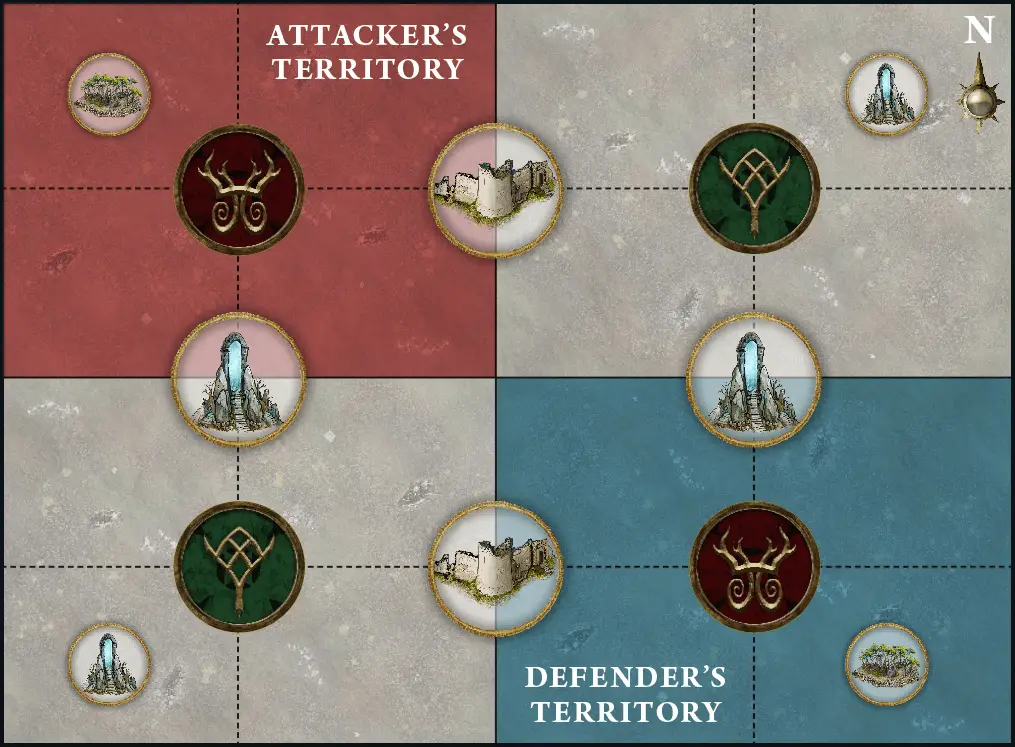
#> input picture assets/battle-plans/aos-passing-seasons.png, 1015 x 747 px, found by its file name
$ python analyze_colors.py
#> lines starting #> are read from the running program, lines starting #| are printed output that depends on the picture; after the words box and inside, x2 and y2 are one past the last pixel; in counts of white or black regions, pixels touching at a corner belong together
"""
Analyze color distribution in Wahapedia image to understand what objective markers actually look like.
"""
from PIL import Image
import numpy as np
from pathlib import Path
from collections import Counter

image_path = Path("assets/battle-plans/aos-passing-seasons.png")
img = Image.open(image_path)
#> img is the input picture: PIL image 1015x747 RGB; mean R, G, B 134.5, 125.8, 121
img_array = np.array(img)

print(f"Image: {image_path.name}")
print(f"Size: {img_array.shape}")
#| Size: (747, 1015, 3)

# Convert to RGB if needed
if len(img_array.shape) == 2:
    img_array = np.stack([img_array] * 3, axis=-1)
elif img_array.shape[2] == 4:  # RGBA
    img_array = img_array[:, :, :3]

# Sample some unique colors
height, width = img_array.shape[:2]

# Create color histogram (group similar colors)
colors = img_array.reshape(-1, 3)

# Quantize to reduce color space (group similar colors)
quantized = (colors // 16) * 16  # Group into 16-step bins

# Count unique colors
unique, counts = np.unique(quantized, axis=0, return_counts=True)
#> unique = 678 rows, first 8: [0, 0, 0], [0, 0, 16], [0, 0, 32], [0, 16, 0], [0, 16, 16], [0, 16, 32], [0, 32, 0], [0, 32, 16]; counts = 678 values, max 112029 at index 370, min 1 at index 13, mean 1118.3

# Sort by frequency
sorted_indices = np.argsort(counts)[::-1]
#> sorted_indices = 678 values, max 677 at index 25, min 0 at index 59, mean 338.5

print("\nTop 30 colors by frequency:")
print("Rank | Count    | R   G   B   | Hex     | Description")
print("-----|----------|-------------|---------|--------------------")
for i, idx in enumerate(sorted_indices[:30]):
    color = unique[idx]
    count = counts[idx]
    hex_color = '#{:02x}{:02x}{:02x}'.format(color[0], color[1], color[2])

    # Describe color
    r, g, b = color
    if r > 200 and g > 200 and b > 200:
        desc = "White/Light gray"
    elif r < 50 and g < 50 and b < 50:
        desc = "Black/Dark"
    elif r > g + 50 and r > b + 50:
        desc = "Red/Orange"
    elif g > r + 50 and g > b + 50:
        desc = "Green"
    elif b > r + 50 and b > g + 50:
        desc = "Blue"
    elif r > 150 and g > 150 and b < 100:
        desc = "Yellow/Gold"
    elif r > 100 and g > 50 and b < 50:
        desc = "Brown/Red-brown"
    else:
        desc = "Mixed/Gray"

    print(f"{i+1:4d} | {count:8d} | {r:3d} {g:3d} {b:3d} | {hex_color} | {desc}")
#> this loop made 30 passes
#> (idx, count, hex_color, r, g, b, desc) on passes 1 to 8: (370, 112029, '#904040', 144, 64, 64, 'Red/Orange'), (472, 87250, '#a0a090', 160, 160, 144, 'Mixed/Gray'), (136, 71563, '#407080', 64, 112, 128, 'Mixed/Gray'), (473, 58287, '#a0a0a0', 160, 160, 160, 'Mixed/Gray'), (530, 55960, '#b0a0a0', 176, 160, 160, 'Mixed/Gray'), (539, 55922, '#b0b0a0', 176, 176, 160, 'Mixed/Gray'), (135, 38613, '#407070', 64, 112, 112, 'Mixed/Gray'), (131, 22724, '#406070', 64, 96, 112, 'Mixed/Gray')
#> (printed output is left out)

# Look for specific color ranges that might be objectives
print("\n" + "="*70)
print("Analyzing potential objective marker colors:")
print("="*70)

# Try different color patterns
patterns = [
    ("Bright Yellow", lambda r,g,b: r > 200 and g > 150 and b < 100),
    ("Orange", lambda r,g,b: r > 180 and 100 < g < 180 and b < 100),
    ("Gold/Brown-Yellow", lambda r,g,b: 150 < r < 220 and 120 < g < 180 and 50 < b < 120),
    ("Red", lambda r,g,b: r > 150 and g < 100 and b < 100),
    ("Bright Green", lambda r,g,b: g > 150 and r < 120 and b < 120),
    ("Dark Green", lambda r,g,b: 50 < g < 150 and r < 100 and b < 100),
    ("Blue", lambda r,g,b: b > 150 and r < 120 and g < 120),
    ("Purple/Magenta", lambda r,g,b: r > 150 and b > 150 and g < 120),
]

for name, pattern_func in patterns:
    r = img_array[:, :, 0]
    g = img_array[:, :, 1]
    b = img_array[:, :, 2]

    # Vectorize the pattern check
    mask = np.vectorize(pattern_func)(r, g, b)
    count = np.sum(mask)

    if count > 0:
        print(f"{name:20s}: {count:7d} pixels")
#> this loop made 8 passes
#> (name, count) on passes 1 to 8: ('Bright Yellow', 9), ('Orange', 485), ('Gold/Brown-Yellow', 7794), ('Red', 58841), ('Bright Green', 0), ('Dark Green', 28125), ('Blue', 1), ('Purple/Magenta', 0)
#> (printed output is left out)
#> pass 1, `r = img_array[:, :, 0]`:
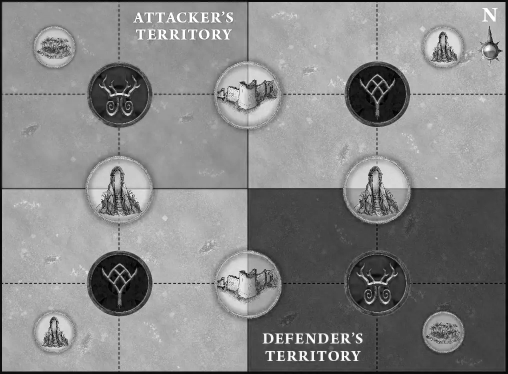
#> r: shape (747, 1015) (shown at 1/2 size); min 0, max 255, mean 134.5
#> pass 1, `g = img_array[:, :, 1]`:
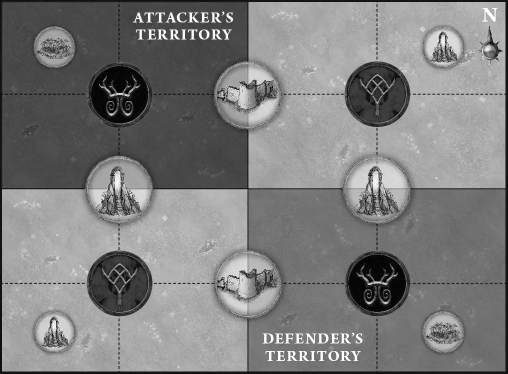
#> g: shape (747, 1015) (shown at 1/2 size); min 0, max 255, mean 125.8
#> pass 1, `b = img_array[:, :, 2]`:
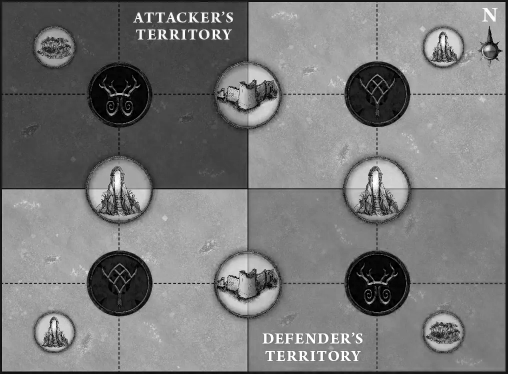
#> b: shape (747, 1015) (shown at 1/2 size); min 0, max 255, mean 121
#> pass 1, `mask = np.vectorize(pattern_func)(r, g, b)`:
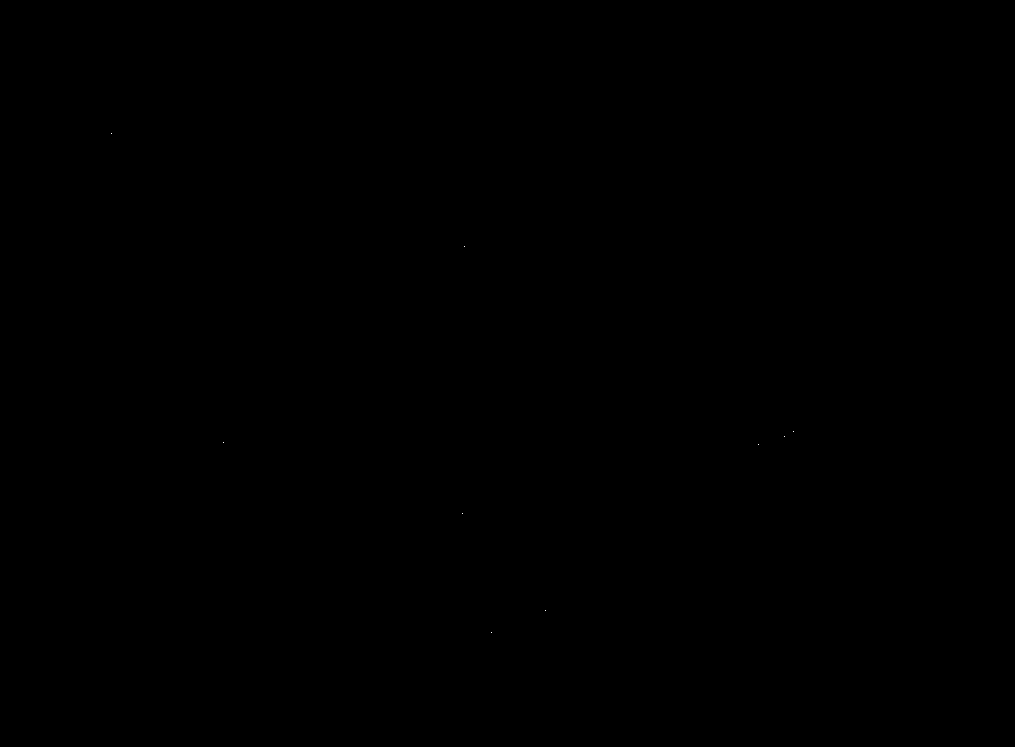
#> mask: shape (747, 1015) bool; 0% white in thin lines or dots, all inside (x1, y1, x2, y2) = (111, 133, 794, 633)

print("\nThis will help identify what color the objective markers actually are.")

$ run again, with assets/battle-plans/aos-bountiful-equinox.png copied over assets/battle-plans/aos-passing-seasons.png
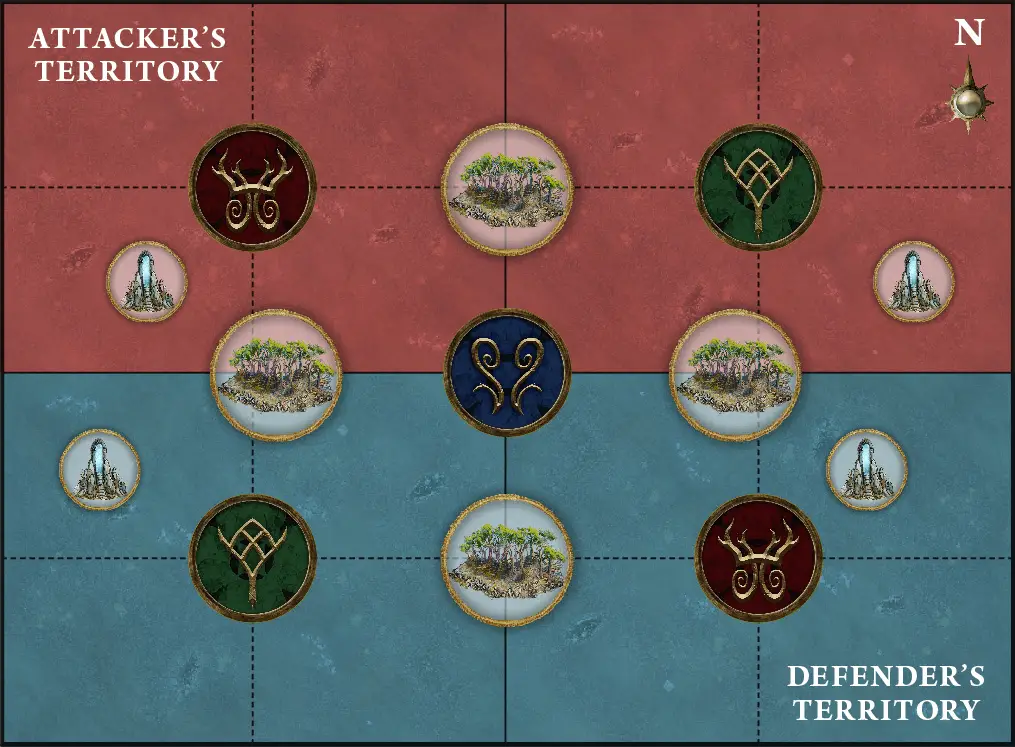
#> input picture assets/battle-plans/aos-bountiful-equinox.png, 1015 x 747 px, found by its file name
#> img is the input picture: PIL image 1015x747 RGB; mean R, G, B 106.4, 93, 93.3
#| Size: (747, 1015, 3)
#> unique = 752 rows, first 8: [0, 0, 0], [0, 0, 16], [0, 0, 32], [0, 0, 48], [0, 0, 64], [0, 16, 0], [0, 16, 16], [0, 16, 32]; counts = 752 values, max 229402 at index 425, min 1 at index 16, mean 1008.3
#> sorted_indices = 752 values, max 751 at index 17, min 0 at index 38, mean 375.5
#> the loop `for i, idx in enumerate(sorted_indices[:30]):` made 30 passes
#> (idx, count, hex_color, r, g, b, desc) on passes 1 to 8: (425, 229402, '#904040', 144, 64, 64, 'Red/Orange'), (164, 144547, '#407080', 64, 112, 128, 'Mixed/Gray'), (163, 76884, '#407070', 64, 112, 112, 'Mixed/Gray'), (158, 43517, '#406070', 64, 96, 112, 'Mixed/Gray'), (358, 29163, '#804040', 128, 64, 64, 'Red/Orange'), (114, 11093, '#306070', 48, 96, 112, 'Mixed/Gray'), (80, 8060, '#300000', 48, 0, 0, 'Black/Dark'), (357, 7414, '#804030', 128, 64, 48, 'Red/Orange')
#> (printed output is left out)
#> the loop `for name, pattern_func in patterns:` made 8 passes
#> (name, count) on passes 1 to 8: ('Bright Yellow', 5), ('Orange', 533), ('Gold/Brown-Yellow', 8340), ('Red', 123679), ('Bright Green', 4), ('Dark Green', 33311), ('Blue', 2), ('Purple/Magenta', 0)
#> (printed output is left out)
#> pass 1, `r = img_array[:, :, 0]`:
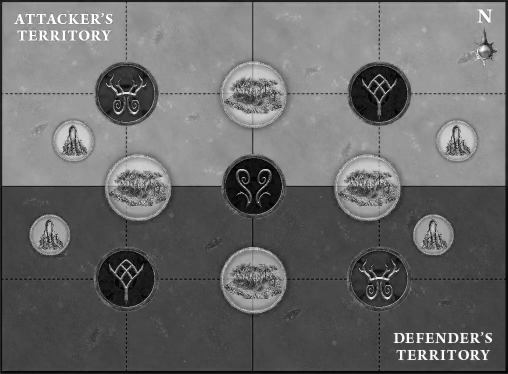
#> r: shape (747, 1015) (shown at 1/2 size); min 0, max 255, mean 106.4
#> pass 1, `b = img_array[:, :, 2]`:
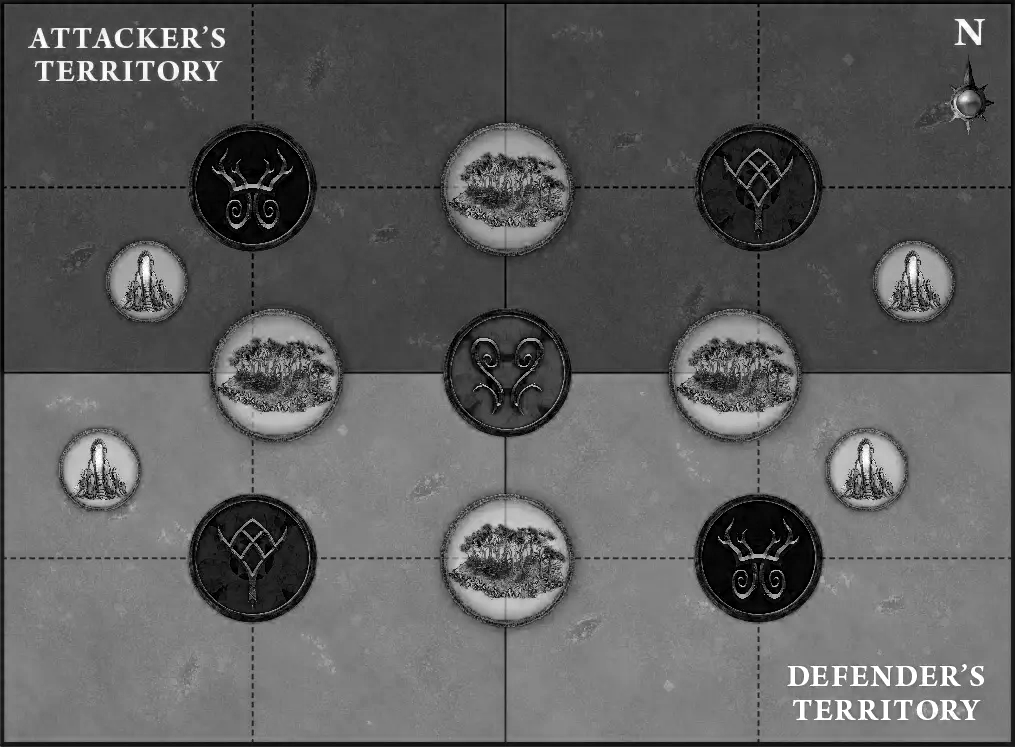
#> b: shape (747, 1015); min 0, max 255, mean 93.3

$ run again, with assets/battle-plans/aos-creeping-corruption.png copied over assets/battle-plans/aos-passing-seasons.png
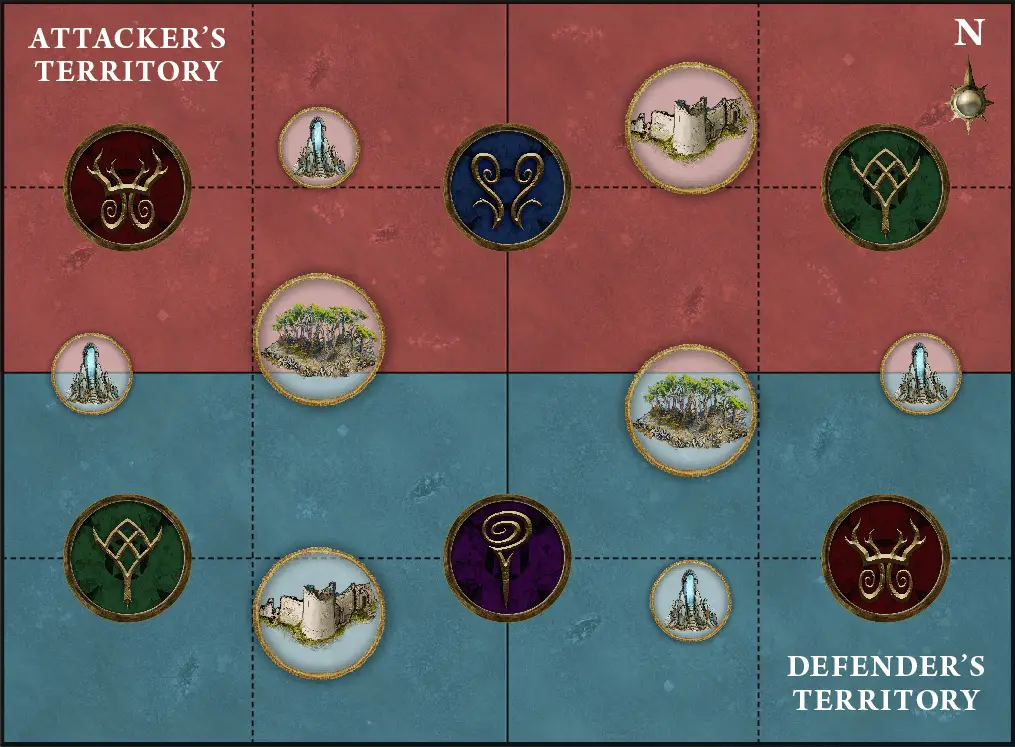
#> input picture assets/battle-plans/aos-creeping-corruption.png, 1015 x 747 px, found by its file name
#> img is the input picture: PIL image 1015x747 RGB; mean R, G, B 105.5, 92, 92.5
#| Size: (747, 1015, 3)
#> unique = 742 rows, first 8: [0, 0, 0], [0, 0, 16], [0, 0, 32], [0, 0, 48], [0, 0, 64], [0, 16, 0], [0, 16, 16], [0, 16, 32]; counts = 742 values, max 216407 at index 419, min 1 at index 4, mean 1021.8
#> sorted_indices = 742 values, max 741 at index 17, min 0 at index 22, mean 370.5
#> the loop `for i, idx in enumerate(sorted_indices[:30]):` made 30 passes
#> (idx, count, hex_color, r, g, b, desc) on passes 1 to 8: (419, 216407, '#904040', 144, 64, 64, 'Red/Orange'), (168, 137018, '#407080', 64, 112, 128, 'Mixed/Gray'), (167, 69696, '#407070', 64, 112, 112, 'Mixed/Gray'), (161, 51687, '#406070', 64, 96, 112, 'Mixed/Gray'), (353, 36450, '#804040', 128, 64, 64, 'Red/Orange'), (120, 10621, '#306070', 48, 96, 112, 'Mixed/Gray'), (352, 8230, '#804030', 128, 64, 48, 'Red/Orange'), (85, 8057, '#300000', 48, 0, 0, 'Black/Dark')
#> (printed output is left out)
#> the loop `for name, pattern_func in patterns:` made 8 passes
#> (name, count) on passes 1 to 8: ('Bright Yellow', 2), ('Orange', 475), ('Gold/Brown-Yellow', 8276), ('Red', 97900), ('Bright Green', 0), ('Dark Green', 32963), ('Blue', 0), ('Purple/Magenta', 0)
#> (printed output is left out)
#> pass 1, `r = img_array[:, :, 0]`:
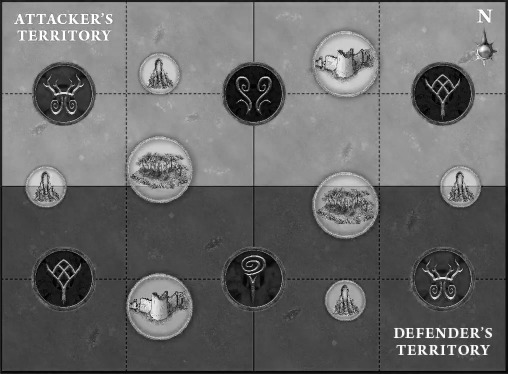
#> r: shape (747, 1015) (shown at 1/2 size); min 0, max 255, mean 105.5
#> pass 1, `b = img_array[:, :, 2]`:
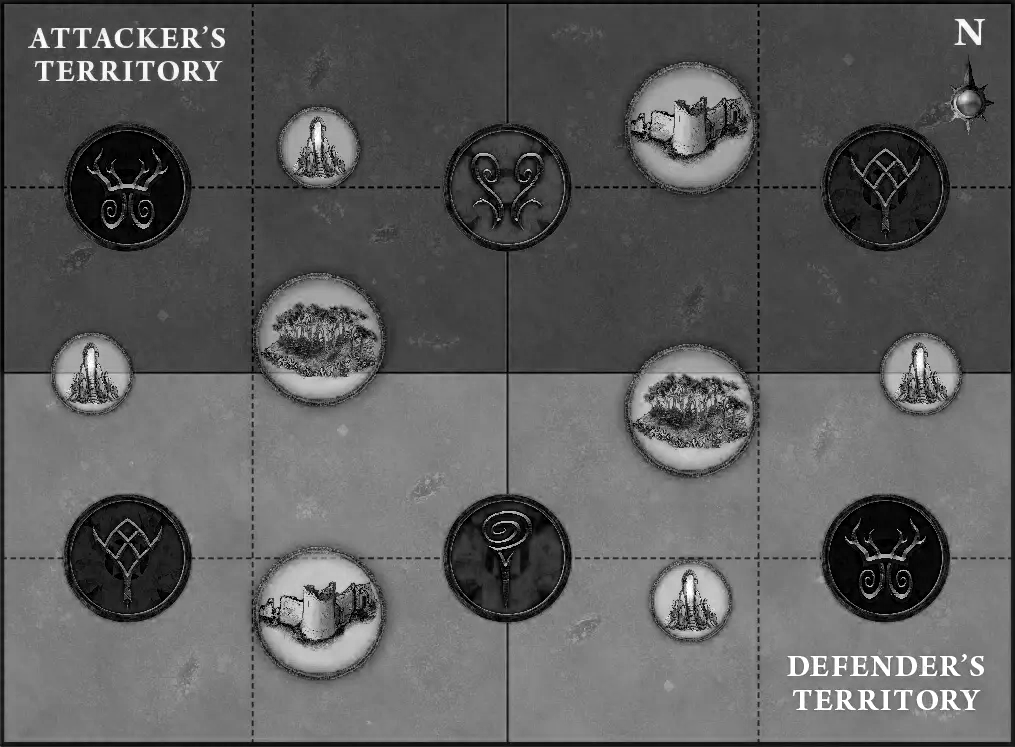
#> b: shape (747, 1015); min 0, max 255, mean 92.5
